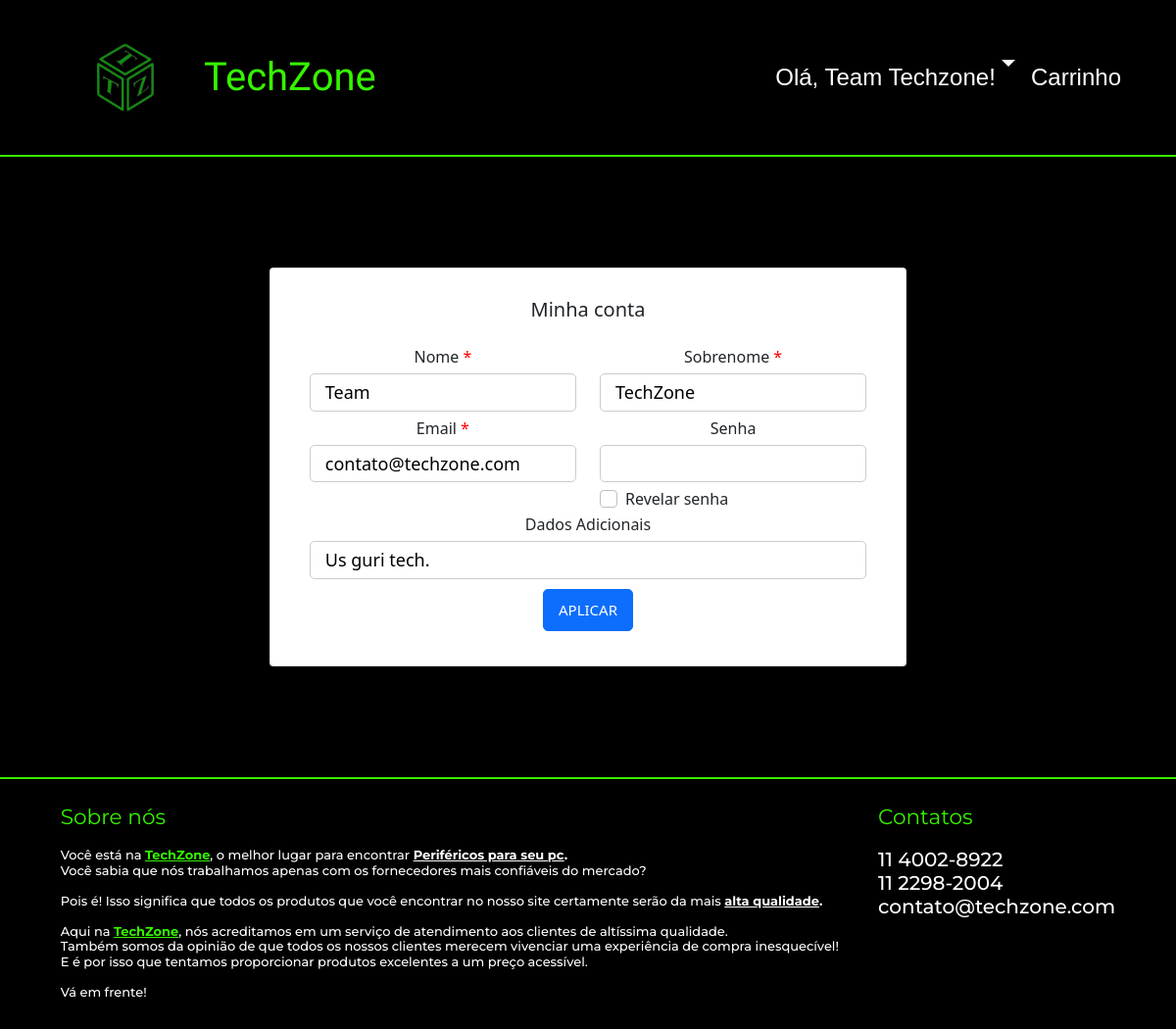
The page /pages/myAccount.php (signed in) on the database its author committed.
### tables this page shows
CREATE TABLE users (
			name VARCHAR(125) NOT NULL,
			surname VARCHAR(125) NOT NULL,
			email VARCHAR(150) PRIMARY KEY,
			cpf CHAR(14) NOT NULL,
			password VARCHAR(255) NOT NULL,
			additional TEXT NOT NULL,
			status VARCHAR(7) NOT NULL DEFAULT "user"
		);

### php/classes/DatabaseConfig.php (called while the page is built, shortened)
<?php
class DatabaseConfig
{
	protected function __construct()
	{
		$dbPath = dirname(__DIR__) . "\database.sqlite";
		$this->dbh = new PDO("sqlite:{$dbPath}");
	}
}
?>

### php/classes/UsersController.php (called while the page is built, shortened)
<?php
class UsersController extends DatabaseConfig
{
	public function getUserData($email)
	{
		$sql = 'SELECT name, surname, email, cpf, additional FROM users WHERE email = ?';
		$statement = $this->dbh->prepare($sql);
		$statement->bindValue(1, $email, PDO::PARAM_STR);
		$statement->execute();
		return $statement->fetch(PDO::FETCH_ASSOC);
	}
}
?>

### components/account.php (the view, shortened to what this page needs)
<?php
$buttonText = 'Registre-se';
$formTitle = 'Cadastro';
$handlerPath = '../php/handlers/handleSignup.php';
$isMyAccount = false;
$name = '';
$surname = '';
$email = '';
$additional = '';
if (substr($_SERVER['REQUEST_URI'], 0, 20) === "/pages/myAccount.php")
{
  $buttonText = 'Aplicar';
  $formTitle = 'Minha conta';
  $handlerPath = '../php/handlers/handleMyAccount.php';
  $isMyAccount = true;
  if (session_id())
  {
    $user = [];
    try
    {
      $uC = new UsersController();
      $user = $uC->getUserData($_SESSION['userEmail']);
    }
    catch (PDOException $e)
    {
      logError($e, "MyAccount");
      header("Location: ../pages/myAccount.php?internalError=true");
    }
    if (!empty($user))
    {
      $name = $user['name'];
      $surname = $user['surname'];
      $email = $user['email'];
      $additional = $user['additional'];
    }
  }
}
elseif (substr($_SERVER['REQUEST_URI'], 0, 24) === "/pages/registerAdmin.php")
{
  $buttonText = 'Registrar';
  $formTitle = 'Cadastro de usuário';
  $isAdminRegister = true;
}
?>
<div class="card">
  <h5 class="text-center mb-4"><?php echo $formTitle; ?></h5>
  <form id="form" class="form-card" action="<?php echo $handlerPath; ?>" method="POST">
    <div class="row justify-content-between text-left">
      <div class="form-group col-sm-6 flex-column d-flex">
        <label class="form-control-label px-3 required" id="name-label">Nome</label>
        <input type="text" id="fname" name="fname" value="<?php echo $name; ?>" required />
      </div>
      <div class="form-group col-sm-6 flex-column d-flex">
        <label class="form-control-label px-3 required" id="lastname-label">Sobrenome</label>
        <input type="text" id="lname" name="lname" value="<?php echo $surname; ?>" required />
      </div>
    </div>
    <div class="row justify-content-between text-left">
      <div class="form-group col-sm-6 flex-column d-flex">
        <label class="form-control-label px-3 required">Email</label>
        <input type="email" id="email" name="email" maxlength="150" value="<?php echo $email; ?>" required />
      </div>
      <div class="form-group col-sm-6 flex-column d-flex">
        <label class="form-control-label px-3 <?php echo $isMyAccount ? '' : 'required' ?>" id="pass-label">Senha</label>
        <input type="password" id="pass" name="pass" maxlength="18" <?php echo $isMyAccount ? '' : 'required' ?> />
        <div class="form-check p-0 d-flex align-items-center">
          <input class="form-check-input checkbox m-0" type="checkbox" value="" id="flexCheckDefault" onclick="revealPass()" />
          <label class="form-check-label px-2 d-flex justify-content-start" for="flexCheckDefault">Revelar senha</label>
        </div>
      </div>
    </div>
      <div class="row justify-content-between text-left">
        <div class="form-group col-12 flex-column d-flex">
          <label class="form-control-label px-3">Dados Adicionais</label>
          <input type="text" id="additional" name="additional" value="<?php echo $additional; ?>" />
        </div>
      </div>
      <div class="row justify-content-center">
        <div class="form-group col-sm-6">
          <button type="submit" class="d-flex justify-content-center btn-block mx-auto btn-primary align-items-center"><?php echo $buttonText; ?></button>
        </div>
      </div>
  </form>
</div>

### css/form.css (style rules this page uses)
.card { padding: 30px 40px; margin-top: 60px; margin-bottom: 60px; box-shadow: 0 6px 12px 0 rgba(0, 0, 0, 0.2); }
.form-control-label { margin-bottom: 0; }
input, textarea, button, select { padding: 8px 15px; border-radius: 5px; margin: 5px 0px; box-sizing: border-box; border: 1px solid #cccccc; font-size: 18px; font-weight: 300; }
.btn-block { text-transform: uppercase; font-size: 15px; font-weight: 400; height: 43px; cursor: pointer; }
.required:not(.invalid):after { content: " *"; color: red; }

### css/generic.css (style rules this page uses)
:root { --neon-green: #36f400; --neon-green-dark: #2fd400; --neon-green-77opc: rgba(54, 244, 0, 0.77); --neon-green-gradient: linear-gradient( 90deg, rgba(54, 244, 0, 1) 0%, rgba(0, 244, 98, 0.7) 100% ); --text-shadow: 0px 0px 5px black; --text-background: rgba(0, 0, 0, 0.5); }
body { display: grid; grid-template-rows: 20vh minmax(70vh, auto) minmax(10vh, auto); grid-template-areas: "header" "main" "footer"; background: black; }

### rows shown on the page
users: fname "Team", lname "TechZone", email "contato@techzone.com", additional "Us guri tech."

### other values the page prints
$_SESSION['fullname'] "Team Techzone"
$formTitle "Minha conta"
$buttonText "APLICAR"
